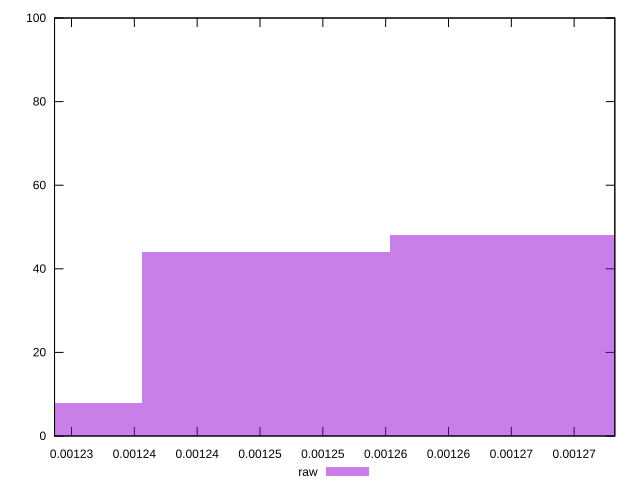

Reproduce this figure in gnuplot.
reset

$raw <<EOF
0.0012652491734700601 48
0.0012454796551345905 44
0.0012257101367991207 8
EOF

set key outside below
set boxwidth 0.00001976951833546969
set xrange [0.0012286482402830978:0.0012732370679632622]
set yrange [0:100]
set trange [0:100]
set style fill transparent solid 0.5 noborder
set terminal svg size 640, 490 enhanced background rgb 'white'
set output "reprap/meta/score-difference/samples/pages+cached+noexternal+nofonts+nosvg+noimg+nocss+nojs/raw/histogram.svg"

plot $raw title "raw" with boxes

reset
